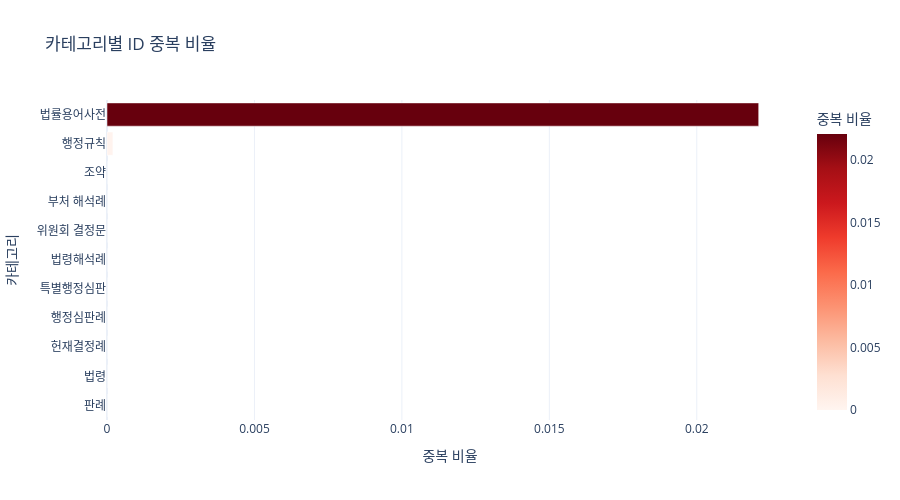

The code cell stored with this chart in its notebook:
### Code cell
# ── 중복 ID 비율 바 차트 ─────────────────────────────────
dup_data = [
    {
        "카테고리": qr["label"],
        "중복 비율": qr["duplicate_rate"],
        "중복 ID 수": qr["duplicate_ids"],
        "ID 필드": qr["duplicate_id_field"] or "없음",
    }
    for qr in quality_results.values()
]
df_dup = pd.DataFrame(dup_data).sort_values("중복 비율", ascending=True)

fig = px.bar(
    df_dup,
    x="중복 비율",
    y="카테고리",
    orientation="h",
    title="카테고리별 ID 중복 비율",
    hover_data=["중복 ID 수", "ID 필드"],
    color="중복 비율",
    color_continuous_scale="Reds",
)
fig.update_layout(height=500, showlegend=False)
fig.show()

### Figure 1 — Plotly figure (JSON) as saved in the notebook; plotly's stock layout.template omitted (floating-point values rounded to 4 significant figures)
{"data": [{"customdata": [[0, "판례정보일련번호"], [0, "법령ID"], [0, "헌재결정례일련번호"], [0, "행정심판례일련번호"], [0, "특별행정심판재결례일련번호"], [0, "법령해석례일련번호"], [0, "결정문일련번호"], [0, "법령해석일련번호"], [0, "조약일련번호"], [1, "행정규칙ID"], [1753, "법령용어ID"]], "hovertemplate": "중복 비율=%{marker.color}<br>카테고리=%{y}<br>중복 ID 수=%{customdata[0]}<br>ID 필드=%{customdata[1]}<extra></extra>", "legendgroup": "", "marker": {"color": [0.0, 0.0, 0.0, 0.0, 0.0, 0.0, 0.0, 0.0, 0.0, 0.0002, 0.0221], "coloraxis": "coloraxis", "pattern": {"shape": ""}}, "name": "", "orientation": "h", "showlegend": false, "textposition": "auto", "type": "bar", "x": [0.0, 0.0, 0.0, 0.0, 0.0, 0.0, 0.0, 0.0, 0.0, 0.0002, 0.0221], "xaxis": "x", "y": ["판례", "법령", "헌재결정례", "행정심판례", "특별행정심판", "법령해석례", "위원회 결정문", "부처 해석례", "조약", "행정규칙", "법률용어사전"], "yaxis": "y"}], "layout": {"barmode": "relative", "coloraxis": {"colorbar": {"title": {"text": "중복 비율"}}, "colorscale": [[0, "rgb(255,245,240)"], [0.125, "rgb(254,224,210)"], [0.25, "rgb(252,187,161)"], [0.375, "rgb(252,146,114)"], [0.5, "rgb(251,106,74)"], [0.625, "rgb(239,59,44)"], [0.75, "rgb(203,24,29)"], [0.875, "rgb(165,15,21)"], [1, "rgb(103,0,13)"]]}, "height": 500, "legend": {"tracegroupgap": 0}, "showlegend": false, "title": {"text": "카테고리별 ID 중복 비율"}, "xaxis": {"anchor": "y", "domain": [0, 1], "title": {"text": "중복 비율"}}, "yaxis": {"anchor": "x", "domain": [0, 1], "title": {"text": "카테고리"}}}}
